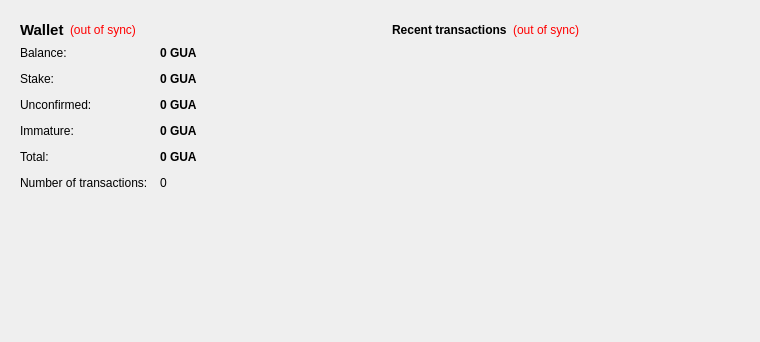
<?xml version="1.0" encoding="UTF-8"?>
<ui version="4.0">
 <class>OverviewPage</class>
 <widget class="QWidget" name="OverviewPage">
  <property name="geometry">
   <rect>
    <x>0</x>
    <y>0</y>
    <width>760</width>
    <height>342</height>
   </rect>
  </property>
  <property name="windowTitle">
   <string>Form</string>
  </property>
  <layout class="QHBoxLayout" name="horizontalLayout" stretch="1,1">
   <item>
    <layout class="QVBoxLayout" name="verticalLayout_2">
     <item>
      <widget class="QFrame" name="frame">
       <property name="frameShape">
        <enum>QFrame::NoFrame</enum>
       </property>
       <property name="frameShadow">
        <enum>QFrame::Plain</enum>
       </property>
       <layout class="QVBoxLayout" name="verticalLayout_4">
        <item>
         <layout class="QHBoxLayout" name="horizontalLayout_4">
          <item>
           <widget class="QLabel" name="label_5">
            <property name="font">
             <font>
              <pointsize>11</pointsize>
              <weight>75</weight>
              <bold>true</bold>
             </font>
            </property>
            <property name="text">
             <string>Wallet</string>
            </property>
           </widget>
          </item>
          <item>
           <widget class="QLabel" name="labelWalletStatus">
            <property name="toolTip">
             <string>The displayed information may be out of date. Your wallet automatically synchronizes with the Guarany network after a connection is established, but this process has not completed yet.</string>
            </property>
            <property name="styleSheet">
             <string notr="true">QLabel { color: red; }</string>
            </property>
            <property name="text">
             <string notr="true">(out of sync)</string>
            </property>
            <property name="alignment">
             <set>Qt::AlignLeading|Qt::AlignLeft|Qt::AlignVCenter</set>
            </property>
           </widget>
          </item>
          <item>
           <spacer name="horizontalSpacer_2">
            <property name="orientation">
             <enum>Qt::Horizontal</enum>
            </property>
            <property name="sizeHint" stdset="0">
             <size>
              <width>40</width>
              <height>20</height>
             </size>
            </property>
           </spacer>
          </item>
         </layout>
        </item>
        <item>
         <layout class="QFormLayout" name="formLayout_2">
          <property name="fieldGrowthPolicy">
           <enum>QFormLayout::AllNonFixedFieldsGrow</enum>
          </property>
          <property name="horizontalSpacing">
           <number>12</number>
          </property>
          <property name="verticalSpacing">
           <number>12</number>
          </property>
          <item row="0" column="0">
           <widget class="QLabel" name="label">
            <property name="text">
             <string>Balance:</string>
            </property>
           </widget>
          </item>
          <item row="0" column="1">
           <widget class="QLabel" name="labelBalance">
            <property name="font">
             <font>
              <weight>75</weight>
              <bold>true</bold>
             </font>
            </property>
            <property name="cursor">
             <cursorShape>IBeamCursor</cursorShape>
            </property>
            <property name="toolTip">
             <string>Your current balance</string>
            </property>
            <property name="text">
             <string notr="true">0 GUA</string>
            </property>
            <property name="textInteractionFlags">
             <set>Qt::LinksAccessibleByMouse|Qt::TextSelectableByKeyboard|Qt::TextSelectableByMouse</set>
            </property>
           </widget>
          </item>
          <item row="1" column="0">
           <widget class="QLabel" name="label_6">
            <property name="text">
             <string>Stake:</string>
            </property>
           </widget>
          </item>
          <item row="1" column="1">
           <widget class="QLabel" name="labelStake">
            <property name="font">
             <font>
              <weight>75</weight>
              <bold>true</bold>
             </font>
            </property>
            <property name="cursor">
             <cursorShape>IBeamCursor</cursorShape>
            </property>
            <property name="toolTip">
             <string>Total of coins that was staked, and do not yet count toward the current balance</string>
            </property>
            <property name="text">
             <string notr="true">0 GUA</string>
            </property>
            <property name="textInteractionFlags">
             <set>Qt::LinksAccessibleByMouse|Qt::TextSelectableByKeyboard|Qt::TextSelectableByMouse</set>
            </property>
           </widget>
          </item>
          <item row="2" column="0">
           <widget class="QLabel" name="label_3">
            <property name="text">
             <string>Unconfirmed:</string>
            </property>
           </widget>
          </item>
          <item row="2" column="1">
           <widget class="QLabel" name="labelUnconfirmed">
            <property name="font">
             <font>
              <weight>75</weight>
              <bold>true</bold>
             </font>
            </property>
            <property name="cursor">
             <cursorShape>IBeamCursor</cursorShape>
            </property>
            <property name="toolTip">
             <string>Total of transactions that have yet to be confirmed, and do not yet count toward the current balance</string>
            </property>
            <property name="text">
             <string notr="true">0 GUA</string>
            </property>
            <property name="textInteractionFlags">
             <set>Qt::LinksAccessibleByMouse|Qt::TextSelectableByKeyboard|Qt::TextSelectableByMouse</set>
            </property>
           </widget>
          </item>
          <item row="3" column="0">
           <widget class="QLabel" name="labelImmatureText">
            <property name="text">
             <string>Immature:</string>
            </property>
           </widget>
          </item>
          <item row="3" column="1">
           <widget class="QLabel" name="labelImmature">
            <property name="font">
             <font>
              <weight>75</weight>
              <bold>true</bold>
             </font>
            </property>
            <property name="toolTip">
             <string>Mined balance that has not yet matured</string>
            </property>
            <property name="text">
             <string notr="true">0 GUA</string>
            </property>
            <property name="textInteractionFlags">
             <set>Qt::LinksAccessibleByMouse|Qt::TextSelectableByKeyboard|Qt::TextSelectableByMouse</set>
            </property>
           </widget>
          </item>
		  <item row="4" column="0">
             <widget class="QLabel" name="labelTotalText">
              <property name="text">
               <string>Total:</string>
              </property>
             </widget>
            </item>
            <item row="4" column="1">
             <widget class="QLabel" name="labelTotal">
              <property name="font">
               <font>
                <weight>75</weight>
                <bold>true</bold>
               </font>
              </property>
              <property name="toolTip">
               <string>Your current total balance</string>
              </property>
              <property name="text">
               <string notr="true">0 GUA</string>
              </property>
              <property name="textInteractionFlags">
               <set>Qt::LinksAccessibleByMouse|Qt::TextSelectableByKeyboard|Qt::TextSelectableByMouse</set>
              </property>
             </widget>
            </item>
          <item row="5" column="0">
           <widget class="QLabel" name="label_2">
            <property name="text">
             <string>Number of transactions:</string>
            </property>
           </widget>
          </item>
          <item row="5" column="1">
           <widget class="QLabel" name="labelNumTransactions">
            <property name="toolTip">
             <string>Total number of transactions in wallet</string>
            </property>
            <property name="text">
             <string notr="true">0</string>
            </property>
           </widget>
          </item>
         </layout>
        </item>
       </layout>
      </widget>
     </item>
     <item>
      <spacer name="verticalSpacer">
       <property name="orientation">
        <enum>Qt::Vertical</enum>
       </property>
       <property name="sizeHint" stdset="0">
        <size>
         <width>20</width>
         <height>40</height>
        </size>
       </property>
      </spacer>
     </item>
     <item>
      <widget class="QLabel" name="label_61">
       <property name="text">
        <string/>
       </property>
       <property name="pixmap">
        <pixmap resource="../bitcoin.qrc">:/icons/bitcoin</pixmap>
       </property>
       <property name="scaledContents">
        <bool>false</bool>
       </property>
       <property name="alignment">
        <set>Qt::AlignLeading</set>
       </property>
       <property name="margin">
        <number>0</number>
       </property>
       <property name="indent">
        <number>0</number>
       </property>
      </widget>
     </item>
    </layout>
   </item>
   <item>
    <layout class="QVBoxLayout" name="verticalLayout_3">
     <item>
      <widget class="QFrame" name="frame_2">
       <property name="frameShape">
        <enum>QFrame::NoFrame</enum>
       </property>
       <property name="frameShadow">
        <enum>QFrame::Plain</enum>
       </property>
       <layout class="QVBoxLayout" name="verticalLayout">
        <item>
         <layout class="QHBoxLayout" name="horizontalLayout_2">
          <item>
           <widget class="QLabel" name="label_4">
            <property name="text">
             <string>&lt;b&gt;Recent transactions&lt;/b&gt;</string>
            </property>
           </widget>
          </item>
          <item>
           <widget class="QLabel" name="labelTransactionsStatus">
            <property name="toolTip">
             <string>The displayed information may be out of date. Your wallet automatically synchronizes with the Guarany network after a connection is established, but this process has not completed yet.</string>
            </property>
            <property name="styleSheet">
             <string notr="true">QLabel { color: red; }</string>
            </property>
            <property name="text">
             <string notr="true">(out of sync)</string>
            </property>
            <property name="alignment">
             <set>Qt::AlignRight|Qt::AlignTrailing|Qt::AlignVCenter</set>
            </property>
           </widget>
          </item>
          <item>
           <spacer name="horizontalSpacer">
            <property name="orientation">
             <enum>Qt::Horizontal</enum>
            </property>
            <property name="sizeHint" stdset="0">
             <size>
              <width>40</width>
              <height>20</height>
             </size>
            </property>
           </spacer>
          </item>
         </layout>
        </item>
        <item>
         <widget class="QListView" name="listTransactions">
          <property name="styleSheet">
           <string notr="true">QListView { background: transparent; }</string>
          </property>
          <property name="frameShape">
           <enum>QFrame::NoFrame</enum>
          </property>
          <property name="verticalScrollBarPolicy">
           <enum>Qt::ScrollBarAlwaysOff</enum>
          </property>
          <property name="horizontalScrollBarPolicy">
           <enum>Qt::ScrollBarAlwaysOff</enum>
          </property>
          <property name="selectionMode">
           <enum>QAbstractItemView::NoSelection</enum>
          </property>
         </widget>
        </item>
       </layout>
      </widget>
     </item>
     <item>
      <spacer name="verticalSpacer_2">
       <property name="orientation">
        <enum>Qt::Vertical</enum>
       </property>
       <property name="sizeHint" stdset="0">
        <size>
         <width>20</width>
         <height>40</height>
        </size>
       </property>
      </spacer>
     </item>
    </layout>
   </item>
  </layout>
 </widget>
 <resources>
  <include location="../bitcoin.qrc"/>
 </resources>
 <connections/>
</ui>
